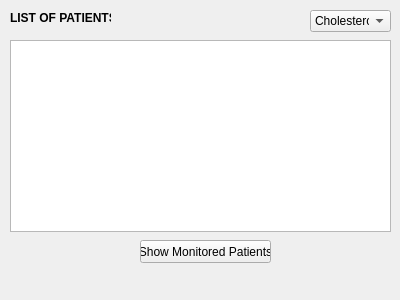
<?xml version="1.0" encoding="UTF-8"?>
<ui version="4.0">
 <class>Form</class>
 <widget class="QWidget" name="Form">
  <property name="geometry">
   <rect>
    <x>0</x>
    <y>0</y>
    <width>400</width>
    <height>300</height>
   </rect>
  </property>
  <property name="windowTitle">
   <string>Form</string>
  </property>
  <widget class="QLabel" name="allPatientListLabel">
   <property name="geometry">
    <rect>
     <x>10</x>
     <y>10</y>
     <width>101</width>
     <height>16</height>
    </rect>
   </property>
   <property name="font">
    <font>
     <weight>75</weight>
     <bold>true</bold>
    </font>
   </property>
   <property name="text">
    <string>LIST OF PATIENTS</string>
   </property>
  </widget>
  <widget class="QListView" name="allPatientListView">
   <property name="geometry">
    <rect>
     <x>10</x>
     <y>40</y>
     <width>381</width>
     <height>192</height>
    </rect>
   </property>
   <property name="modelColumn">
    <number>0</number>
   </property>
  </widget>
  <widget class="QComboBox" name="allPatientListSortSelector">
   <property name="geometry">
    <rect>
     <x>310</x>
     <y>10</y>
     <width>81</width>
     <height>22</height>
    </rect>
   </property>
   <item>
    <property name="text">
     <string>Cholesterol</string>
    </property>
   </item>
  </widget>
  <widget class="QPushButton" name="showMonitoredPatientButton">
   <property name="geometry">
    <rect>
     <x>140</x>
     <y>240</y>
     <width>131</width>
     <height>23</height>
    </rect>
   </property>
   <property name="text">
    <string>Show Monitored Patients</string>
   </property>
  </widget>
 </widget>
 <resources/>
 <connections/>
</ui>
